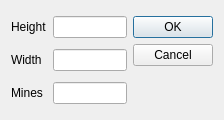
<?xml version="1.0" encoding="UTF-8"?>
<ui version="4.0">
 <class>customDialog</class>
 <widget class="QDialog" name="customDialog">
  <property name="geometry">
   <rect>
    <x>0</x>
    <y>0</y>
    <width>224</width>
    <height>120</height>
   </rect>
  </property>
  <property name="windowTitle">
   <string>Dialog</string>
  </property>
  <layout class="QGridLayout" name="gridLayout">
   <item row="1" column="1">
    <widget class="QLineEdit" name="lineEdit_2">
     <property name="focusPolicy">
      <enum>Qt::StrongFocus</enum>
     </property>
    </widget>
   </item>
   <item row="0" column="2" rowspan="3">
    <widget class="QDialogButtonBox" name="buttonBox">
     <property name="orientation">
      <enum>Qt::Vertical</enum>
     </property>
     <property name="standardButtons">
      <set>QDialogButtonBox::Cancel|QDialogButtonBox::Ok</set>
     </property>
    </widget>
   </item>
   <item row="0" column="1">
    <widget class="QLineEdit" name="lineEdit_1">
     <property name="focusPolicy">
      <enum>Qt::StrongFocus</enum>
     </property>
    </widget>
   </item>
   <item row="0" column="0">
    <widget class="QLabel" name="label_1">
     <property name="text">
      <string>Height</string>
     </property>
    </widget>
   </item>
   <item row="2" column="0">
    <widget class="QLabel" name="label_3">
     <property name="text">
      <string>Mines</string>
     </property>
    </widget>
   </item>
   <item row="1" column="0">
    <widget class="QLabel" name="label_2">
     <property name="text">
      <string>Width</string>
     </property>
    </widget>
   </item>
   <item row="2" column="1">
    <widget class="QLineEdit" name="lineEdit_3">
     <property name="focusPolicy">
      <enum>Qt::StrongFocus</enum>
     </property>
    </widget>
   </item>
  </layout>
 </widget>
 <resources/>
 <connections>
  <connection>
   <sender>buttonBox</sender>
   <signal>accepted()</signal>
   <receiver>customDialog</receiver>
   <slot>accept()</slot>
   <hints>
    <hint type="sourcelabel">
     <x>248</x>
     <y>254</y>
    </hint>
    <hint type="destinationlabel">
     <x>157</x>
     <y>274</y>
    </hint>
   </hints>
  </connection>
  <connection>
   <sender>buttonBox</sender>
   <signal>rejected()</signal>
   <receiver>customDialog</receiver>
   <slot>reject()</slot>
   <hints>
    <hint type="sourcelabel">
     <x>316</x>
     <y>260</y>
    </hint>
    <hint type="destinationlabel">
     <x>286</x>
     <y>274</y>
    </hint>
   </hints>
  </connection>
 </connections>
</ui>
